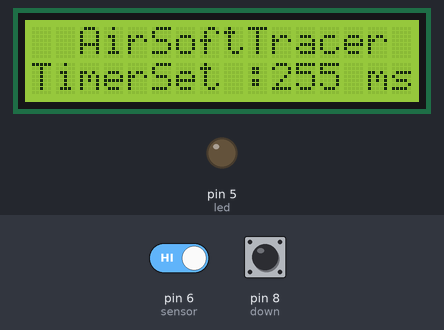
Recording of a sketch running on a simulated Arduino Uno, built with avr-gcc and run on an emulated ATmega328P. Shown: 16×2 character LCD, output pins drawn as LEDs (lit = HIGH). Dashed ring = blinking. Inputs (shaded band) come from the test bench; at power-on: pin 6 (sensor) HIGH, pin 8 (down) HIGH. What the sketch prints to the serial monitor is not drawn.

Above: at 1.5 s.
1.6 s: pin 6 (sensor) driven LOW
At 1.72 s:
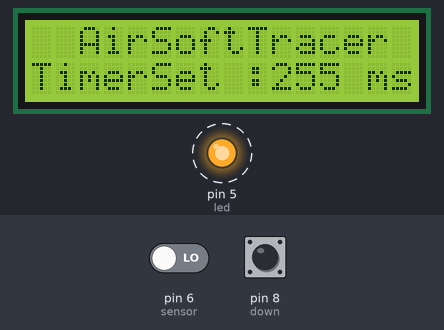
4.6 s: pin 6 (sensor) driven HIGH
At 5.4 s:
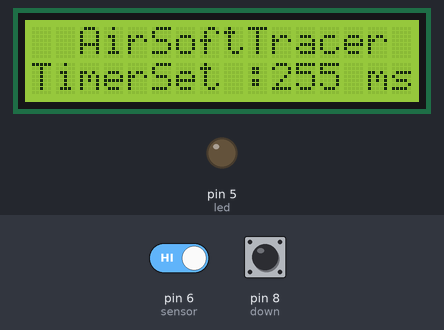
Timing chart, 0 to 7.6 s (numbered marks = the images above; inputs shaded):
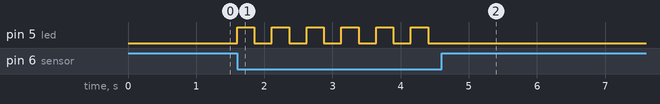

Measured:
- after the input at 1.6 s, pin 5 (led): alternates HIGH for 0.26 s and LOW for 0.26 s, starting at once
- after the input at 4.6 s, pin 5 (led): stops changing and stays LOW

The sketch:

Airsoft_tracer_v3.ino
```cpp
#include <EEPROM.h>
//#include <Wire.h>
#include <LiquidCrystal_I2C.h>
LiquidCrystal_I2C lcd(0x27, 16, 2);

int sensor=6;
int led=5;
int up=7;
int down=8;
unsigned int timing;

void setup() {
  Serial.begin(9600);
  Serial.println("initializing");
  pinMode(up, INPUT_PULLUP);
  pinMode(down, INPUT_PULLUP);
  pinMode(sensor, INPUT_PULLUP);
  pinMode(led, OUTPUT);
  timing=EEPROM.read(1);
  lcd.begin();
  lcd.backlight();
  lcd.setCursor(2,0);
  lcd.print("AirSoftTracer");
  lcd.setCursor(0,1);
  lcd.print("TimerSet :");
  lcd.setCursor(10,1);
  lcd.print(timing);
  lcd.setCursor(14,1);
  lcd.print("ms");
  delay(300);
}

void ledOn (){
  if(digitalRead(sensor)==LOW){
    digitalWrite(led, HIGH); //lampu nyala
    delay(timing); //durasi nyala
    digitalWrite(led, LOW); //lampu mati
    delay(timing); //kalo mau tanpa spasi hapus ini
  }
}

void loop() {
  ledOn();
  if(digitalRead(down)==LOW && digitalRead(up)==LOW){
    int counter=0;
    counter++;
    lcd.setCursor(0,1);
    lcd.print("             ");
    lcd.setCursor(6,1);
    lcd.print("Set");
    if(digitalRead(up)==LOW){
      timing++;
      lcd.setCursor(10,1);
      lcd.print(timing);
      delay(100);
    }
    if(digitalRead(down)==LOW && timing>=1){
      timing--;
      lcd.setCursor(10,1);
      lcd.print(timing);
      delay(100);
    }
    if(counter==2){
      counter==0;
      EEPROM.update(1, timing);
      Serial.println(timing);
      lcd.setCursor(0,1);
      lcd.print("             ");
      lcd.setCursor(10,1);
      lcd.print(timing);
      delay(100);
    }
  }
}
```
